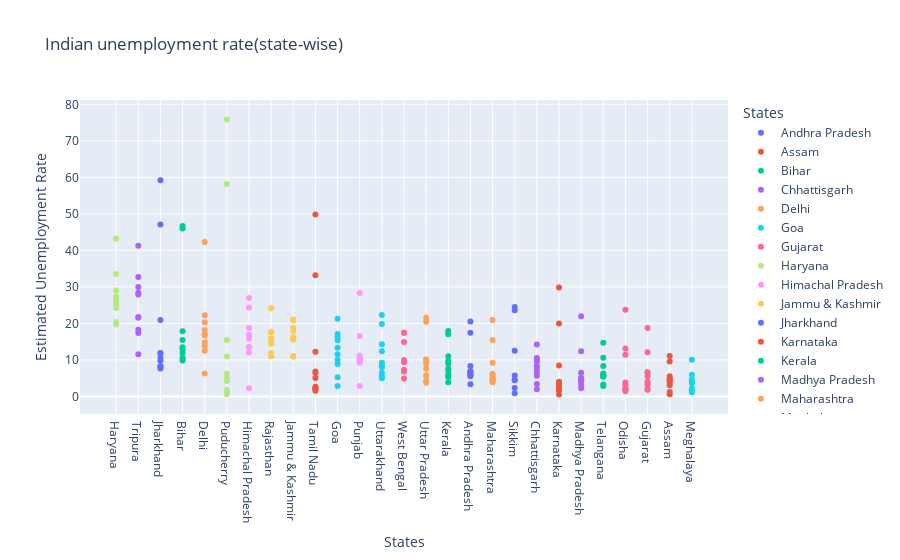

The cell this chart's notebook holds for it:
### Code cell
fg=px.scatter(data,x='States',y='Estimated Unemployment Rate',title='Indian unemployment rate(state-wise)',template='plotly',color='States')
fg.update_layout(xaxis={'categoryorder':'total descending'})
fg.show()

### Figure 1 — Plotly figure (JSON) as saved in the notebook; plotly's stock layout.template omitted (floating-point values rounded to 4 significant figures)
{"data": [{"hovertemplate": "States=%{x}<br>Estimated Unemployment Rate=%{y}<extra></extra>", "legendgroup": "Andhra Pradesh", "marker": {"color": "#636efa", "symbol": "circle"}, "mode": "markers", "name": "Andhra Pradesh", "orientation": "v", "showlegend": true, "type": "scatter", "x": ["Andhra Pradesh", "Andhra Pradesh", "Andhra Pradesh", "Andhra Pradesh", "Andhra Pradesh", "Andhra Pradesh", "Andhra Pradesh", "Andhra Pradesh", "Andhra Pradesh", "Andhra Pradesh"], "xaxis": "x", "y": [5.48, 5.83, 5.79, 20.51, 17.43, 3.31, 8.34, 6.96, 6.4, 6.59], "yaxis": "y"}, {"hovertemplate": "States=%{x}<br>Estimated Unemployment Rate=%{y}<extra></extra>", "legendgroup": "Assam", "marker": {"color": "#EF553B", "symbol": "circle"}, "mode": "markers", "name": "Assam", "orientation": "v", "showlegend": true, "type": "scatter", "x": ["Assam", "Assam", "Assam", "Assam", "Assam", "Assam", "Assam", "Assam", "Assam", "Assam"], "xaxis": "x", "y": [4.66, 4.41, 4.77, 11.06, 9.55, 0.6, 3.77, 5.53, 1.19, 3.02], "yaxis": "y"}, {"hovertemplate": "States=%{x}<br>Estimated Unemployment Rate=%{y}<extra></extra>", "legendgroup": "Bihar", "marker": {"color": "#00cc96", "symbol": "circle"}, "mode": "markers", "name": "Bihar", "orientation": "v", "showlegend": true, "type": "scatter", "x": ["Bihar", "Bihar", "Bihar", "Bihar", "Bihar", "Bihar", "Bihar", "Bihar", "Bihar", "Bihar"], "xaxis": "x", "y": [10.61, 10.29, 15.43, 46.64, 45.96, 17.82, 12.79, 13.44, 11.91, 9.82], "yaxis": "y"}, {"hovertemplate": "States=%{x}<br>Estimated Unemployment Rate=%{y}<extra></extra>", "legendgroup": "Chhattisgarh", "marker": {"color": "#ab63fa", "symbol": "circle"}, "mode": "markers", "name": "Chhattisgarh", "orientation": "v", "showlegend": true, "type": "scatter", "x": ["Chhattisgarh", "Chhattisgarh", "Chhattisgarh", "Chhattisgarh", "Chhattisgarh", "Chhattisgarh", "Chhattisgarh", "Chhattisgarh", "Chhattisgarh", "Chhattisgarh"], "xaxis": "x", "y": [9.65, 8.38, 7.54, 3.41, 10.5, 14.23, 10.27, 5.63, 1.96, 6.62], "yaxis": "y"}, {"hovertemplate": "States=%{x}<br>Estimated Unemployment Rate=%{y}<extra></extra>", "legendgroup": "Delhi", "marker": {"color": "#FFA15A", "symbol": "circle"}, "mode": "markers", "name": "Delhi", "orientation": "v", "showlegend": true, "type": "scatter", "x": ["Delhi", "Delhi", "Delhi", "Delhi", "Delhi", "Delhi", "Delhi", "Delhi", "Delhi", "Delhi"], "xaxis": "x", "y": [22.23, 14.84, 17.04, 16.68, 42.27, 18.19, 20.3, 13.79, 12.53, 6.27], "yaxis": "y"}, {"hovertemplate": "States=%{x}<br>Estimated Unemployment Rate=%{y}<extra></extra>", "legendgroup": "Goa", "marker": {"color": "#19d3f3", "symbol": "circle"}, "mode": "markers", "name": "Goa", "orientation": "v", "showlegend": true, "type": "scatter", "x": ["Goa", "Goa", "Goa", "Goa", "Goa", "Goa", "Goa", "Goa", "Goa", "Goa"], "xaxis": "x", "y": [8.89, 2.81, 5.25, 13.31, 21.25, 9.96, 17.07, 16.21, 15.38, 11.54], "yaxis": "y"}, {"hovertemplate": "States=%{x}<br>Estimated Unemployment Rate=%{y}<extra></extra>", "legendgroup": "Gujarat", "marker": {"color": "#FF6692", "symbol": "circle"}, "mode": "markers", "name": "Gujarat", "orientation": "v", "showlegend": true, "type": "scatter", "x": ["Gujarat", "Gujarat", "Gujarat", "Gujarat", "Gujarat", "Gujarat", "Gujarat", "Gujarat", "Gujarat", "Gujarat"], "xaxis": "x", "y": [5.54, 6.38, 6.66, 18.71, 12.11, 3.2, 1.84, 1.87, 3.42, 4.03], "yaxis": "y"}, {"hovertemplate": "States=%{x}<br>Estimated Unemployment Rate=%{y}<extra></extra>", "legendgroup": "Haryana", "marker": {"color": "#B6E880", "symbol": "circle"}, "mode": "markers", "name": "Haryana", "orientation": "v", "showlegend": true, "type": "scatter", "x": ["Haryana", "Haryana", "Haryana", "Haryana", "Haryana", "Haryana", "Haryana", "Haryana", "Haryana", "Haryana"], "xaxis": "x", "y": [20.34, 25.77, 25.05, 43.22, 29.02, 26.7, 24.18, 33.5, 19.68, 27.31], "yaxis": "y"}, {"hovertemplate": "States=%{x}<br>Estimated Unemployment Rate=%{y}<extra></extra>", "legendgroup": "Himachal Pradesh", "marker": {"color": "#FF97FF", "symbol": "circle"}, "mode": "markers", "name": "Himachal Pradesh", "orientation": "v", "showlegend": true, "type": "scatter", "x": ["Himachal Pradesh", "Himachal Pradesh", "Himachal Pradesh", "Himachal Pradesh", "Himachal Pradesh", "Himachal Pradesh", "Himachal Pradesh", "Himachal Pradesh", "Himachal Pradesh", "Himachal Pradesh"], "xaxis": "x", "y": [16.83, 16.84, 18.76, 2.2, 26.95, 13.47, 24.31, 15.79, 12.04, 13.46], "yaxis": "y"}, {"hovertemplate": "States=%{x}<br>Estimated Unemployment Rate=%{y}<extra></extra>", "legendgroup": "Jammu & Kashmir", "marker": {"color": "#FECB52", "symbol": "circle"}, "mode": "markers", "name": "Jammu & Kashmir", "orientation": "v", "showlegend": true, "type": "scatter", "x": ["Jammu & Kashmir", "Jammu & Kashmir", "Jammu & Kashmir", "Jammu & Kashmir", "Jammu & Kashmir", "Jammu & Kashmir", "Jammu & Kashmir", "Jammu & Kashmir", "Jammu & Kashmir"], "xaxis": "x", "y": [21.08, 20.78, 15.5, 18.74, 17.92, 10.88, 11.09, 16.17, 16.14], "yaxis": "y"}, {"hovertemplate": "States=%{x}<br>Estimated Unemployment Rate=%{y}<extra></extra>", "legendgroup": "Jharkhand", "marker": {"color": "#636efa", "symbol": "circle"}, "mode": "markers", "name": "Jharkhand", "orientation": "v", "showlegend": true, "type": "scatter", "x": ["Jharkhand", "Jharkhand", "Jharkhand", "Jharkhand", "Jharkhand", "Jharkhand", "Jharkhand", "Jharkhand", "Jharkhand", "Jharkhand"], "xaxis": "x", "y": [10.61, 11.85, 8.23, 47.09, 59.23, 20.95, 7.63, 9.76, 8.24, 11.8], "yaxis": "y"}, {"hovertemplate": "States=%{x}<br>Estimated Unemployment Rate=%{y}<extra></extra>", "legendgroup": "Karnataka", "marker": {"color": "#EF553B", "symbol": "circle"}, "mode": "markers", "name": "Karnataka", "orientation": "v", "showlegend": true, "type": "scatter", "x": ["Karnataka", "Karnataka", "Karnataka", "Karnataka", "Karnataka", "Karnataka", "Karnataka", "Karnataka", "Karnataka", "Karnataka"], "xaxis": "x", "y": [2.86, 3.61, 3.46, 29.84, 19.97, 8.44, 4.01, 0.5, 2.41, 1.58], "yaxis": "y"}, {"hovertemplate": "States=%{x}<br>Estimated Unemployment Rate=%{y}<extra></extra>", "legendgroup": "Kerala", "marker": {"color": "#00cc96", "symbol": "circle"}, "mode": "markers", "name": "Kerala", "orientation": "v", "showlegend": true, "type": "scatter", "x": ["Kerala", "Kerala", "Kerala", "Kerala", "Kerala", "Kerala", "Kerala", "Kerala", "Kerala", "Kerala"], "xaxis": "x", "y": [5.31, 7.6, 8.99, 16.99, 17.88, 9.71, 7.09, 10.98, 5.91, 3.88], "yaxis": "y"}, {"hovertemplate": "States=%{x}<br>Estimated Unemployment Rate=%{y}<extra></extra>", "legendgroup": "Madhya Pradesh", "marker": {"color": "#ab63fa", "symbol": "circle"}, "mode": "markers", "name": "Madhya Pradesh", "orientation": "v", "showlegend": true, "type": "scatter", "x": ["Madhya Pradesh", "Madhya Pradesh", "Madhya Pradesh", "Madhya Pradesh", "Madhya Pradesh", "Madhya Pradesh", "Madhya Pradesh", "Madhya Pradesh", "Madhya Pradesh", "Madhya Pradesh"], "xaxis": "x", "y": [4.11, 4.57, 2.22, 12.36, 21.98, 6.48, 5.08, 4.7, 3.91, 3.13], "yaxis": "y"}, {"hovertemplate": "States=%{x}<br>Estimated Unemployment Rate=%{y}<extra></extra>", "legendgroup": "Maharashtra", "marker": {"color": "#FFA15A", "symbol": "circle"}, "mode": "markers", "name": "Maharashtra", "orientation": "v", "showlegend": true, "type": "scatter", "x": ["Maharashtra", "Maharashtra", "Maharashtra", "Maharashtra", "Maharashtra", "Maharashtra", "Maharashtra", "Maharashtra", "Maharashtra", "Maharashtra"], "xaxis": "x", "y": [4.95, 4.69, 5.79, 20.9, 15.46, 9.23, 3.89, 6.23, 4.55, 4.1], "yaxis": "y"}, {"hovertemplate": "States=%{x}<br>Estimated Unemployment Rate=%{y}<extra></extra>", "legendgroup": "Meghalaya", "marker": {"color": "#19d3f3", "symbol": "circle"}, "mode": "markers", "name": "Meghalaya", "orientation": "v", "showlegend": true, "type": "scatter", "x": ["Meghalaya", "Meghalaya", "Meghalaya", "Meghalaya", "Meghalaya", "Meghalaya", "Meghalaya", "Meghalaya", "Meghalaya", "Meghalaya"], "xaxis": "x", "y": [1.66, 3.59, 1.58, 10.03, 5.92, 1.15, 2.1, 3.74, 4.29, 4.6], "yaxis": "y"}, {"hovertemplate": "States=%{x}<br>Estimated Unemployment Rate=%{y}<extra></extra>", "legendgroup": "Odisha", "marker": {"color": "#FF6692", "symbol": "circle"}, "mode": "markers", "name": "Odisha", "orientation": "v", "showlegend": true, "type": "scatter", "x": ["Odisha", "Odisha", "Odisha", "Odisha", "Odisha", "Odisha", "Odisha", "Odisha", "Odisha", "Odisha"], "xaxis": "x", "y": [1.9, 3.12, 13.08, 23.76, 11.41, 3.77, 1.88, 1.42, 2.1, 2.18], "yaxis": "y"}, {"hovertemplate": "States=%{x}<br>Estimated Unemployment Rate=%{y}<extra></extra>", "legendgroup": "Puducherry", "marker": {"color": "#B6E880", "symbol": "circle"}, "mode": "markers", "name": "Puducherry", "orientation": "v", "showlegend": true, "type": "scatter", "x": ["Puducherry", "Puducherry", "Puducherry", "Puducherry", "Puducherry", "Puducherry", "Puducherry", "Puducherry", "Puducherry", "Puducherry"], "xaxis": "x", "y": [0.58, 1.76, 1.2, 75.85, 58.19, 4.24, 15.47, 5.05, 10.9, 6.18], "yaxis": "y"}, {"hovertemplate": "States=%{x}<br>Estimated Unemployment Rate=%{y}<extra></extra>", "legendgroup": "Punjab", "marker": {"color": "#FF97FF", "symbol": "circle"}, "mode": "markers", "name": "Punjab", "orientation": "v", "showlegend": true, "type": "scatter", "x": ["Punjab", "Punjab", "Punjab", "Punjab", "Punjab", "Punjab", "Punjab", "Punjab", "Punjab", "Punjab"], "xaxis": "x", "y": [11.11, 10.97, 10.32, 2.86, 28.33, 16.55, 9.19, 10.99, 9.61, 9.88], "yaxis": "y"}, {"hovertemplate": "States=%{x}<br>Estimated Unemployment Rate=%{y}<extra></extra>", "legendgroup": "Rajasthan", "marker": {"color": "#FECB52", "symbol": "circle"}, "mode": "markers", "name": "Rajasthan", "orientation": "v", "showlegend": true, "type": "scatter", "x": ["Rajasthan", "Rajasthan", "Rajasthan", "Rajasthan", "Rajasthan", "Rajasthan", "Rajasthan", "Rajasthan", "Rajasthan", "Rajasthan"], "xaxis": "x", "y": [10.97, 15.16, 11.9, 17.7, 15.74, 14.39, 15.81, 17.51, 15.35, 24.15], "yaxis": "y"}, {"hovertemplate": "States=%{x}<br>Estimated Unemployment Rate=%{y}<extra></extra>", "legendgroup": "Sikkim", "marker": {"color": "#636efa", "symbol": "circle"}, "mode": "markers", "name": "Sikkim", "orientation": "v", "showlegend": true, "type": "scatter", "x": ["Sikkim", "Sikkim", "Sikkim", "Sikkim", "Sikkim", "Sikkim", "Sikkim", "Sikkim"], "xaxis": "x", "y": [23.57, 2.28, 24.51, 4.46, 4.45, 12.49, 5.7, 0.88], "yaxis": "y"}, {"hovertemplate": "States=%{x}<br>Estimated Unemployment Rate=%{y}<extra></extra>", "legendgroup": "Tamil Nadu", "marker": {"color": "#EF553B", "symbol": "circle"}, "mode": "markers", "name": "Tamil Nadu", "orientation": "v", "showlegend": true, "type": "scatter", "x": ["Tamil Nadu", "Tamil Nadu", "Tamil Nadu", "Tamil Nadu", "Tamil Nadu", "Tamil Nadu", "Tamil Nadu", "Tamil Nadu", "Tamil Nadu", "Tamil Nadu"], "xaxis": "x", "y": [1.57, 2.09, 6.4, 49.83, 33.16, 12.2, 6.81, 2.65, 5, 2.16], "yaxis": "y"}, {"hovertemplate": "States=%{x}<br>Estimated Unemployment Rate=%{y}<extra></extra>", "legendgroup": "Telangana", "marker": {"color": "#00cc96", "symbol": "circle"}, "mode": "markers", "name": "Telangana", "orientation": "v", "showlegend": true, "type": "scatter", "x": ["Telangana", "Telangana", "Telangana", "Telangana", "Telangana", "Telangana", "Telangana", "Telangana", "Telangana", "Telangana"], "xaxis": "x", "y": [5.49, 8.29, 5.77, 6.25, 14.7, 10.55, 5.36, 5.79, 3.27, 2.86], "yaxis": "y"}, {"hovertemplate": "States=%{x}<br>Estimated Unemployment Rate=%{y}<extra></extra>", "legendgroup": "Tripura", "marker": {"color": "#ab63fa", "symbol": "circle"}, "mode": "markers", "name": "Tripura", "orientation": "v", "showlegend": true, "type": "scatter", "x": ["Tripura", "Tripura", "Tripura", "Tripura", "Tripura", "Tripura", "Tripura", "Tripura", "Tripura", "Tripura"], "xaxis": "x", "y": [32.67, 28.4, 29.95, 41.23, 21.51, 21.71, 18.24, 27.92, 17.35, 11.57], "yaxis": "y"}, {"hovertemplate": "States=%{x}<br>Estimated Unemployment Rate=%{y}<extra></extra>", "legendgroup": "Uttar Pradesh", "marker": {"color": "#FFA15A", "symbol": "circle"}, "mode": "markers", "name": "Uttar Pradesh", "orientation": "v", "showlegend": true, "type": "scatter", "x": ["Uttar Pradesh", "Uttar Pradesh", "Uttar Pradesh", "Uttar Pradesh", "Uttar Pradesh", "Uttar Pradesh", "Uttar Pradesh", "Uttar Pradesh", "Uttar Pradesh", "Uttar Pradesh"], "xaxis": "x", "y": [7.58, 8.98, 10.11, 21.54, 20.41, 9.47, 5.56, 5.79, 4.18, 3.75], "yaxis": "y"}, {"hovertemplate": "States=%{x}<br>Estimated Unemployment Rate=%{y}<extra></extra>", "legendgroup": "Uttarakhand", "marker": {"color": "#19d3f3", "symbol": "circle"}, "mode": "markers", "name": "Uttarakhand", "orientation": "v", "showlegend": true, "type": "scatter", "x": ["Uttarakhand", "Uttarakhand", "Uttarakhand", "Uttarakhand", "Uttarakhand", "Uttarakhand", "Uttarakhand", "Uttarakhand", "Uttarakhand", "Uttarakhand"], "xaxis": "x", "y": [5.49, 4.99, 19.85, 6.48, 8.01, 8.61, 12.38, 14.26, 22.26, 9.23], "yaxis": "y"}, {"hovertemplate": "States=%{x}<br>Estimated Unemployment Rate=%{y}<extra></extra>", "legendgroup": "West Bengal", "marker": {"color": "#FF6692", "symbol": "circle"}, "mode": "markers", "name": "West Bengal", "orientation": "v", "showlegend": true, "type": "scatter", "x": ["West Bengal", "West Bengal", "West Bengal", "West Bengal", "West Bengal", "West Bengal", "West Bengal", "West Bengal", "West Bengal", "West Bengal"], "xaxis": "x", "y": [6.94, 4.92, 6.92, 17.41, 17.41, 7.29, 6.83, 14.87, 9.35, 9.98], "yaxis": "y"}], "layout": {"legend": {"title": {"text": "States"}, "tracegroupgap": 0}, "title": {"text": "Indian unemployment rate(state-wise)"}, "xaxis": {"anchor": "y", "categoryarray": ["Andhra Pradesh", "Assam", "Bihar", "Chhattisgarh", "Delhi", "Goa", "Gujarat", "Haryana", "Himachal Pradesh", "Jammu & Kashmir", "Jharkhand", "Karnataka", "Kerala", "Madhya Pradesh", "Maharashtra", "Meghalaya", "Odisha", "Puducherry", "Punjab", "Rajasthan", "Sikkim", "Tamil Nadu", "Telangana", "Tripura", "Uttar Pradesh", "Uttarakhand", "West Bengal"], "categoryorder": "total descending", "domain": [0, 1], "title": {"text": "States"}}, "yaxis": {"anchor": "x", "domain": [0, 1], "title": {"text": "Estimated Unemployment Rate"}}}}
